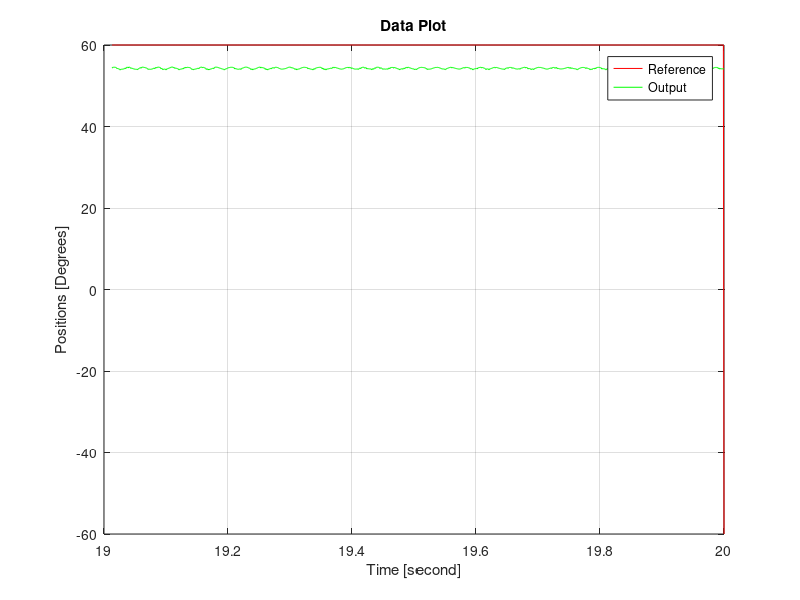
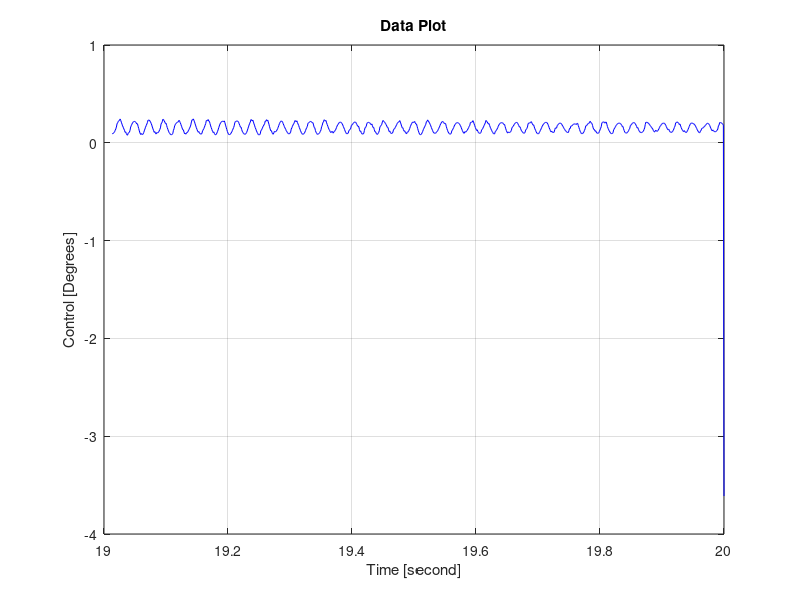

Write the MATLAB code that produced these figures, in order.
clc; close all

load('ControllerOutput1.mat', 'ScopeData')

time = ScopeData.time;
values = ScopeData.signals.values;
% Plot the data
%time_range = time <= 20;
figure(1)
plot(time, values(1:end, 1), '-r', time, values(1:end, 2), '-g');  % Plot the first set of values in red
xlabel('Time [second]');
ylabel('Positions [Degrees]');
title('Data Plot');
legend('Reference', 'Output');
grid on;

figure(2)
plot(time, values(1:end, 3), '-b');  % Plot the third set of values in blue
xlabel('Time [second]');
ylabel('Control [Degrees]');
title('Data Plot');
grid on;


